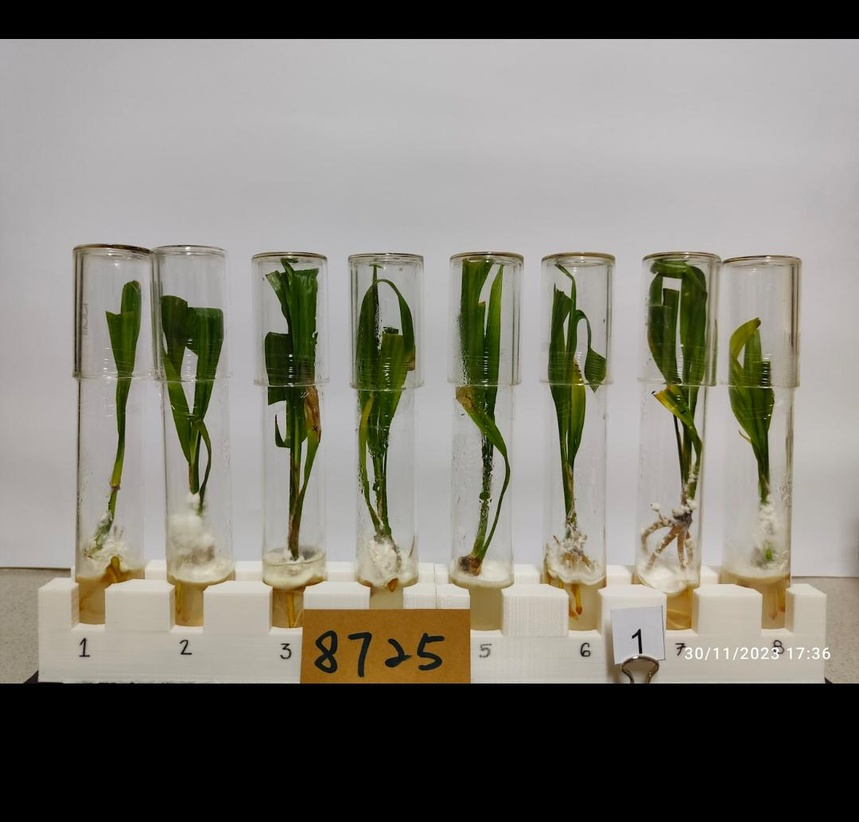
#> input picture assets/input_example.jpeg, 859 x 822 px, shrunk from 1080 x 1033 before the run; its folder holds only this picture in this run
$ python -i plant_segmentation.py   (imports and definitions only)
#> lines starting #> are read from the running program, lines starting #| are printed output that depends on the picture; after the words box and inside, x2 and y2 are one past the last pixel; in counts of white or black regions, pixels touching at a corner belong together
"""
Plant Segmentation Algorithm for Test Tube Images
Segments plant leaves and stems, excluding roots and glass tubes
"""

import cv2
import numpy as np
from PIL import Image
import os
from pathlib import Path


class PlantSegmenter:
    def __init__(self):
        """Initialize the plant segmentation pipeline"""
        self.debug = True

    def detect_test_tubes(self, image):
        """
        Detect individual test tube regions in the image
        Returns list of bounding boxes for each tube
        """
        gray = cv2.cvtColor(image, cv2.COLOR_BGR2GRAY)

        # Apply adaptive thresholding to find tube boundaries
        binary = cv2.adaptiveThreshold(
            gray, 255, cv2.ADAPTIVE_THRESH_GAUSSIAN_C,
            cv2.THRESH_BINARY_INV, 21, 5
        )

        # Find contours
        contours, _ = cv2.findContours(
            binary, cv2.RETR_EXTERNAL, cv2.CHAIN_APPROX_SIMPLE
        )

        # Filter and sort contours by x-coordinate (left to right)
        height, width = image.shape[:2]
        min_area = (height * width) * 0.01  # At least 1% of image

        tube_boxes = []
        for contour in contours:
            area = cv2.contourArea(contour)
            if area > min_area:
                x, y, w, h = cv2.boundingRect(contour)
                # Filter by aspect ratio (tubes are tall and narrow)
                aspect_ratio = h / w if w > 0 else 0
                if aspect_ratio > 1.5:  # Tubes should be taller than wide
                    tube_boxes.append((x, y, w, h))

        # Sort by x-coordinate (left to right)
        tube_boxes.sort(key=lambda box: box[0])

        # If detection fails, divide image into equal segments
        if len(tube_boxes) < 6:
            tube_boxes = self._divide_into_segments(image, num_segments=8)

        return tube_boxes

    def _divide_into_segments(self, image, num_segments=8):
        """Fallback: divide image into equal vertical segments"""
        height, width = image.shape[:2]
        segment_width = width // num_segments

        boxes = []
        for i in range(num_segments):
            x = i * segment_width
            boxes.append((x, 0, segment_width, height))

        return boxes

    def segment_plant_from_tube(self, tube_image):
        """
        Segment plant (leaves + stem) from a single test tube image
        Excludes roots, glass, and background
        """
        # Convert to HSV for better color segmentation
        hsv = cv2.cvtColor(tube_image, cv2.COLOR_BGR2HSV)

        # Define range for green color (leaves and stem)
        # Adjusted for various shades of green
        lower_green1 = np.array([25, 20, 20])
        upper_green1 = np.array([90, 255, 255])

        # Create mask for green regions
        green_mask = cv2.inRange(hsv, lower_green1, upper_green1)

        # Also detect yellowish-green and light green
        lower_green2 = np.array([20, 15, 20])
        upper_green2 = np.array([95, 255, 255])
        green_mask2 = cv2.inRange(hsv, lower_green2, upper_green2)

        # Combine masks
        plant_mask = cv2.bitwise_or(green_mask, green_mask2)

        # Remove noise with morphological operations
        kernel = np.ones((3, 3), np.uint8)
        plant_mask = cv2.morphologyEx(plant_mask, cv2.MORPH_CLOSE, kernel, iterations=2)
        plant_mask = cv2.morphologyEx(plant_mask, cv2.MORPH_OPEN, kernel, iterations=1)

        # Remove roots (bottom portion of the tube)
        height = tube_image.shape[0]
        root_cutoff = int(height * 0.65)  # Keep only top 65% (adjust as needed)
        plant_mask[root_cutoff:, :] = 0

        # Apply mask to extract plant
        segmented_plant = cv2.bitwise_and(tube_image, tube_image, mask=plant_mask)

        return segmented_plant, plant_mask

    def remove_glass_artifacts(self, segmented_plant, mask):
        """
        Remove glass tube reflections and artifacts
        """
        # Convert to grayscale
        gray = cv2.cvtColor(segmented_plant, cv2.COLOR_BGR2GRAY)

        # Remove very bright pixels (glass reflections)
        _, bright_mask = cv2.threshold(gray, 200, 255, cv2.THRESH_BINARY_INV)

        # Combine with existing mask
        refined_mask = cv2.bitwise_and(mask, bright_mask)

        # Apply refined mask
        result = cv2.bitwise_and(segmented_plant, segmented_plant, mask=refined_mask)

        return result, refined_mask

    def process_image(self, input_path, output_path):
        """
        Main processing pipeline:
        1. Load image
        2. Detect test tubes
        3. Segment plants from each tube
        4. Combine results on black background
        """
#> called with input_path = 'assets/input_example.jpeg', output_path = 'out.png'
        # Load image
        image = cv2.imread(input_path)
#> image is the input picture: shape (822, 859, 3); mean B, G, R 117.7, 126.8, 129.6
        if image is None:
            raise ValueError(f"Could not load image: {input_path}")

        height, width = image.shape[:2]
#> height = 822; width = 859

        # Create black background for output
        output_image = np.zeros_like(image)

        # Detect test tubes
        tube_boxes = self.detect_test_tubes(image)
#> in detect_test_tubes, `binary = cv2.adaptiveThreshold( gray, 255, cv2.ADAPTIVE_THRESH_GAUSSIA..`:
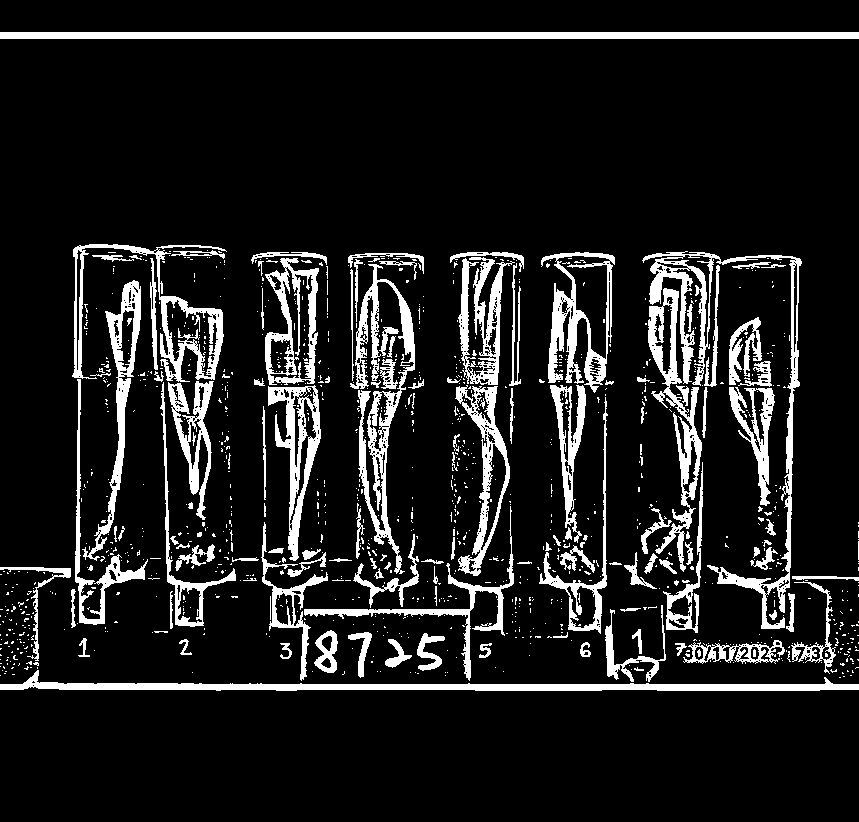
#> binary: shape (822, 859); 11.8% white; 1111 white regions (976 under 20 px)
#> in detect_test_tubes, `contours, _ = cv2.findContours( binary, cv2.RETR_EXTERNAL, cv2.CHAIN_A..`: contours = 1020 contours, 927 with area under 20; largest, box (x1, y1, x2, y2) and area: (541, 252, 615, 393) 5773, (642, 251, 802, 629) 5734, (0, 32, 859, 39) 5148, (72, 244, 227, 382) 5105, (0, 670, 859, 691) 4870
#> the loop in detect_test_tubes, `for contour in contours:` made 1020 passes
#> area on pass 23: 4869.5
#> after the loop in detect_test_tubes, `for contour in contours:`: tube_boxes = []
#> in detect_test_tubes, `tube_boxes = self._divide_into_segments(image, num_segments=8)`: tube_boxes = [(0, 0, 107, 822), (107, 0, 107, 822), (214, 0, 107, 822), (321, 0, 107, 822), (428, 0, 107, 822), (535, 0, 107, 822), (642, 0, 107, 822), (749, 0, 107, 822)]

        print(f"Detected {len(tube_boxes)} test tube regions")
#| Detected 8 test tube regions

        # Process each test tube
        for idx, (x, y, w, h) in enumerate(tube_boxes):
            print(f"Processing tube {idx + 1}/{len(tube_boxes)}...")

            # Extract tube region
            tube_roi = image[y:y+h, x:x+w]

            # Segment plant from tube
            segmented_plant, mask = self.segment_plant_from_tube(tube_roi)

            # Remove glass artifacts
            clean_plant, refined_mask = self.remove_glass_artifacts(segmented_plant, mask)

            # Place segmented plant on black background at original position
            output_image[y:y+h, x:x+w] = clean_plant
#> this loop made 8 passes
#> x on passes 1 to 8: 0, 107, 214, 321, 428, 535, 642, 749
#> (printed output is left out)
#> pass 1, in process_image, `tube_roi = image[y:y+h, x:x+w]`:
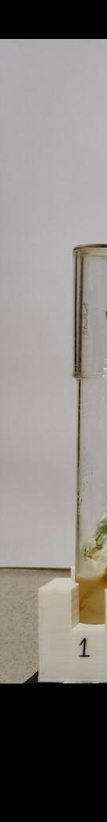
#> tube_roi: shape (822, 107, 3); mean B, G, R 124.6, 129.1, 133.1
#> pass 1, in segment_plant_from_tube, `green_mask = cv2.inRange(hsv, lower_green1, upper_green1)`:
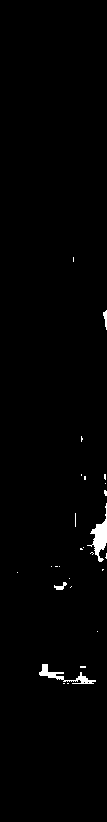
#> green_mask: shape (822, 107); 1.1% white; 27 white regions (23 under 20 px), largest, box (x1, y1, x2, y2) and area: (87, 503, 107, 562) 419, (39, 664, 96, 684) 310, (54, 582, 67, 590) 50, (103, 310, 107, 330) 47
#> pass 1, in segment_plant_from_tube, `green_mask2 = cv2.inRange(hsv, lower_green2, upper_green2)`:
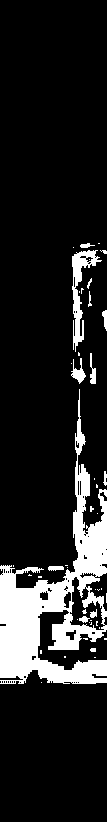
#> green_mask2: shape (822, 107); 13.7% white; 47 white regions (34 under 20 px), largest, box (x1, y1, x2, y2) and area: (0, 389, 107, 684) 10354, (72, 250, 102, 352) 912, (71, 358, 86, 384) 166
#> after the loop:
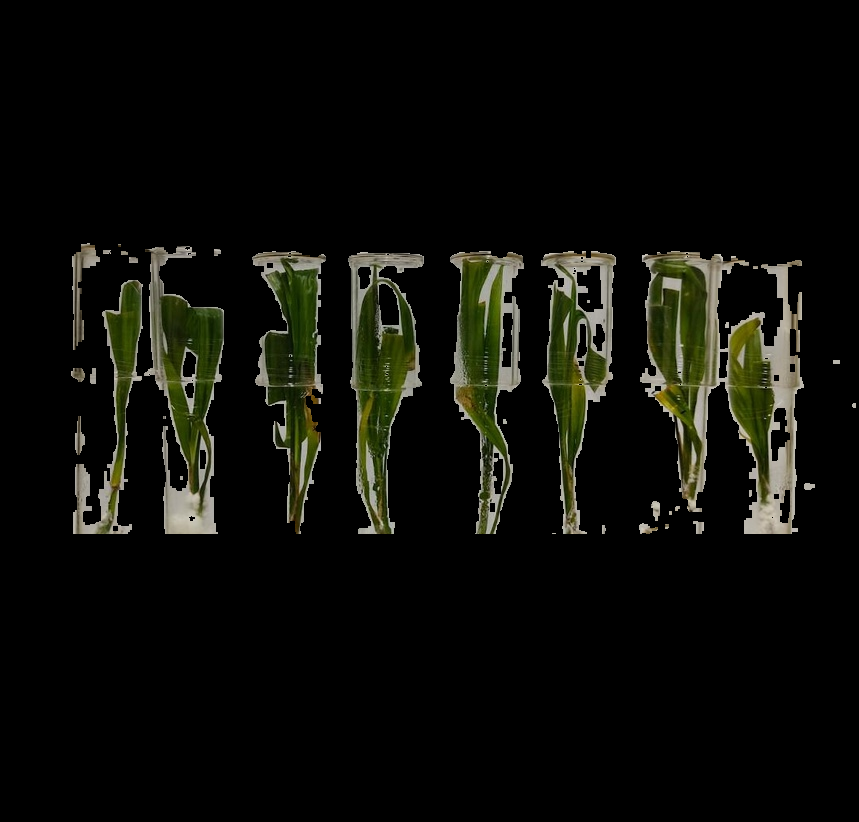
#> output_image: shape (822, 859, 3); mean B, G, R 8.8, 13.4, 12.7
#> after the loop:
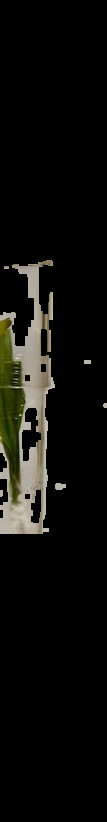
#> segmented_plant: shape (822, 107, 3); mean B, G, R 11.5, 14.5, 14.7
#> after the loop:
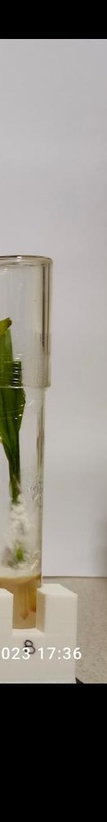
#> tube_roi: shape (822, 107, 3); mean B, G, R 126.9, 134.2, 138.5

        # Save result
        cv2.imwrite(output_path, output_image)
        print(f"Segmentation complete! Saved to: {output_path}")

        return output_image

    # [48 lines left out: functions process_folder, main, not called in this run]


# [2 lines not run here, left out]

>>> result = PlantSegmenter().process_image('assets/input_example.jpeg', 'out.png')
